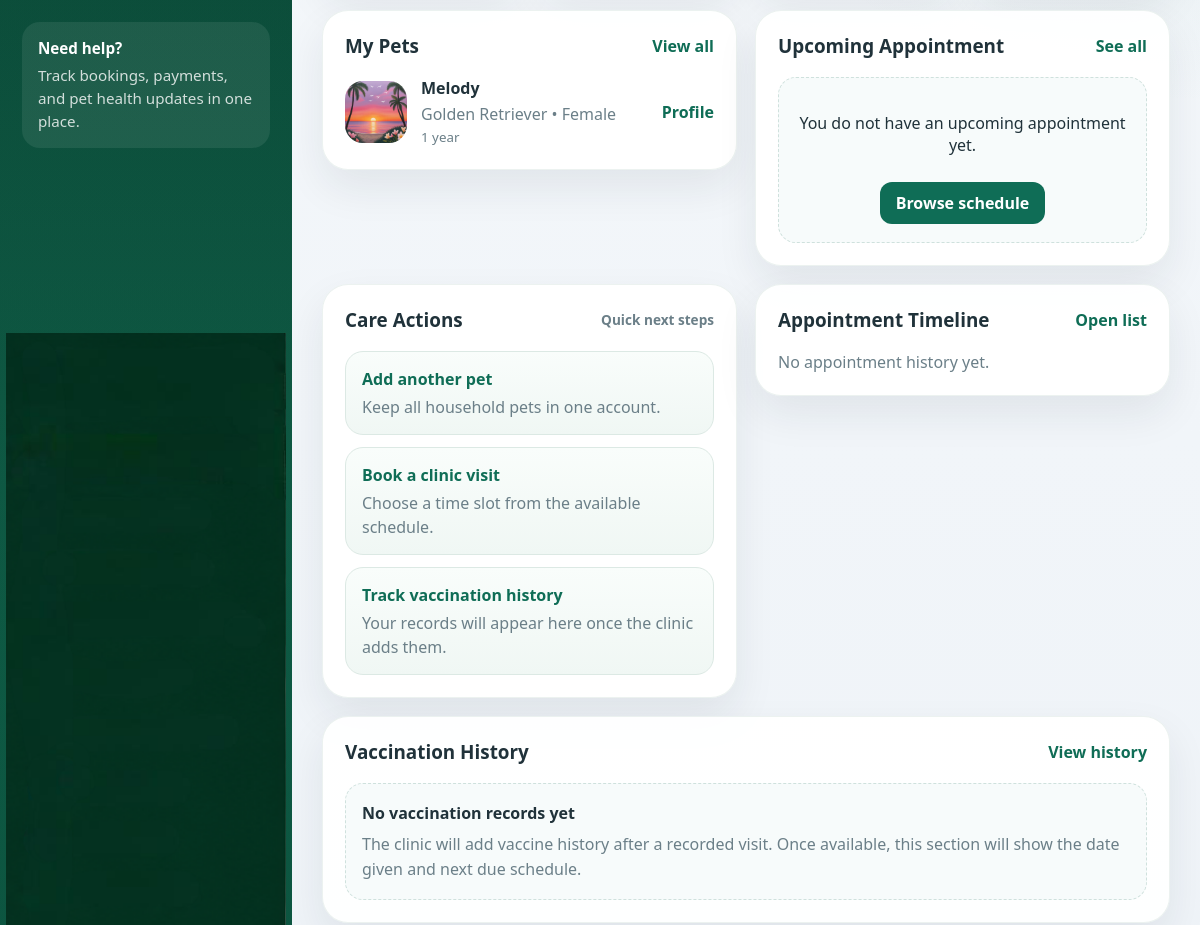
/home/ (signed in, middle part), run on an earlier commit of the app's database.
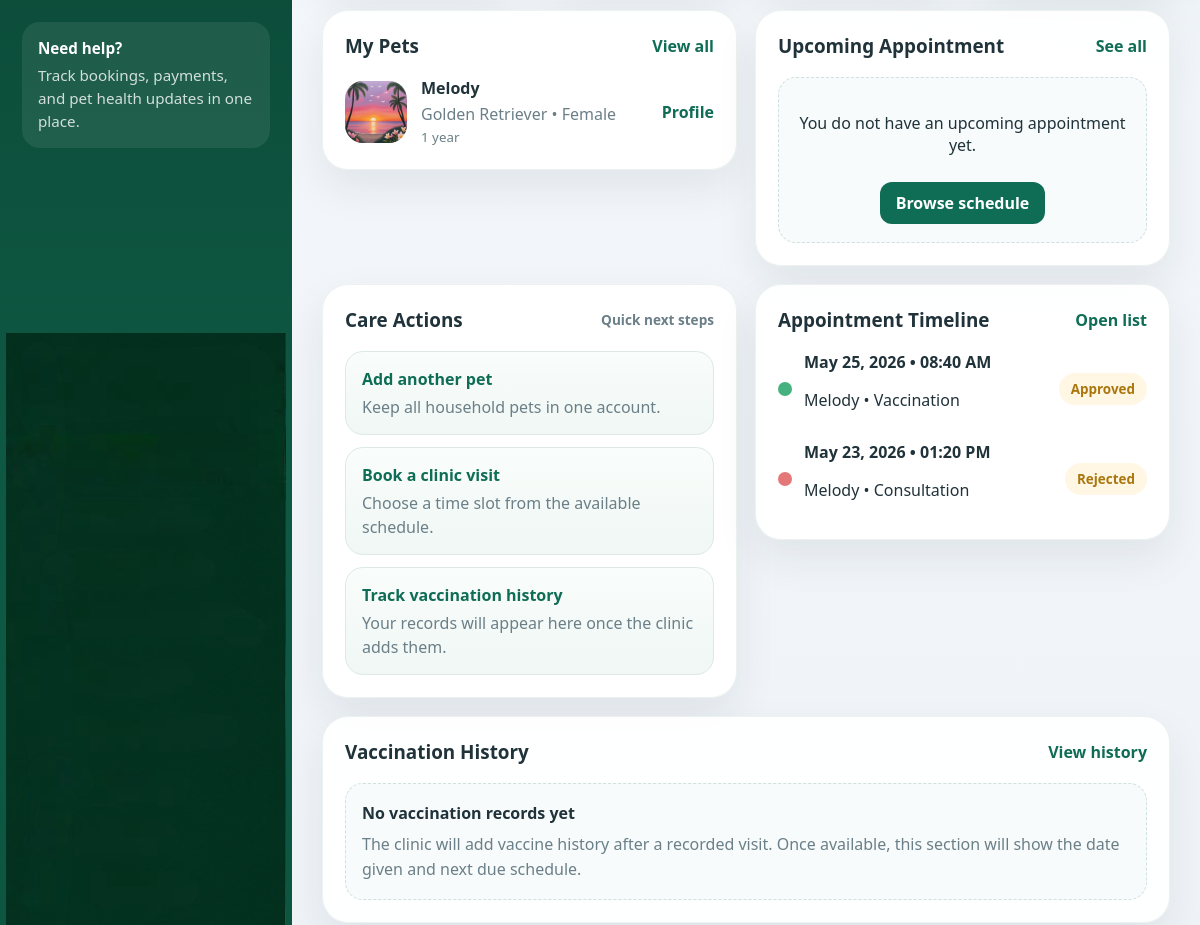
And on a later commit of the database.
### main/models.py (models this page shows, shortened)
class Pet(models.Model):
    owner = models.ForeignKey(User, on_delete=models.CASCADE)
    name = models.CharField(max_length=100)
    species = models.CharField(max_length=50)
    breed = models.CharField(max_length=100, blank=True, null=True)
    gender = models.CharField(max_length=10)
    color = models.CharField(max_length=50, blank=True, null=True)
    birthday = models.DateField(blank=True, null=True)
    age = models.PositiveIntegerField(default=0)
    weight = models.DecimalField(max_digits=5, decimal_places=2, blank=True, null=True)
    image = models.ImageField(upload_to='pets/', blank=True, null=True)
    is_active = models.BooleanField(default=True)  # Soft-delete flag
    def calculate_age(self):
        if self.birthday:
            today = date.today()
            years = today.year - self.birthday.year
            if (today.month, today.day) < (self.birthday.month, self.birthday.day):
                years -= 1
            return years
        return self.age

class Appointment(models.Model):
    APPOINTMENT_TYPES = [
        ('Vaccination', 'Vaccination'),
        ('Grooming', 'Grooming'),
        ('Check-up', 'Check-up'),
        ('Consultation', 'Consultation'),
    ]
    STATUS_CHOICES = [
        ('Pending', 'Pending'),
        ('Approved', 'Approved'),
        ('Rejected', 'Rejected'),
    ]
    PAYMENT_STATUS = [
        ('Unpaid', 'Unpaid'),
        ('Paid', 'Paid'),
    ]
    user = models.ForeignKey(User, on_delete=models.CASCADE)
    pet = models.ForeignKey(
        Pet,
        on_delete=models.SET_NULL,
        null=True,
        blank=True,
        related_name='appointments'
    )
    date = models.DateField()
    time = models.TimeField()
    appointment_type = models.CharField(
        max_length=20,
        choices=APPOINTMENT_TYPES
    )
    notes = models.TextField(blank=True)
    status = models.CharField(
        max_length=20,
        choices=STATUS_CHOICES,
        default='Pending'
    )
    payment_status = models.CharField(
        max_length=10,
        choices=PAYMENT_STATUS,
        default='Unpaid'
    )
    created_at = models.DateTimeField(auto_now_add=True)
    class Meta:
        ordering = ['date', 'time']

### main/views.py (the view)
# urls.py: 2. Add a URL to urlpatterns:  path('', views.home, name='home')
@login_required(login_url='login')
def home(request):
    today = timezone.localdate()
    pets = list(Pet.objects.filter(owner=request.user, is_active=True).order_by('name'))
    upcoming_appointments = list(
        Appointment.objects.filter(user=request.user, date__gte=today)
        .select_related('pet')
        .order_by('date', 'time')[:5]
    )
    recent_appointments = list(
        Appointment.objects.filter(user=request.user)
        .select_related('pet')
        .order_by('-date', '-time')[:4]
    )
    recent_vaccinations = list(
        Vaccination.objects.filter(pet__owner=request.user, pet__is_active=True)
        .select_related('pet')
        .order_by('-date_given')[:5]
    )
    pending_payments = list(
        Payment.objects.filter(appointment__user=request.user, status='pending')
        .select_related('appointment__pet')
        .order_by('-created_at')[:3]
    )
    for pet in pets[:3]:
        pet.display_age = pet.calculate_age() if pet.birthday else pet.age
    next_due_count = Vaccine.objects.filter(
        pet__owner=request.user,
        pet__is_active=True,
        next_due__isnull=False,
        next_due__gte=today,
    ).count()
    context = {
        'today': today,
        'pets': pets[:3],
        'total_pets': len(pets),
        'upcoming_appointments': upcoming_appointments,
        'upcoming_count': len(upcoming_appointments),
        'recent_appointments': recent_appointments,
        'recent_vaccinations': recent_vaccinations,
        'vaccination_count': len(recent_vaccinations),
        'next_due_count': next_due_count,
        'pending_payments': pending_payments,
        'pending_payment_count': len(pending_payments),
        'next_appointment': upcoming_appointments[0] if upcoming_appointments else None,
    }
    return render(request, 'clients/client_dashboard.html', context)

### main/templates/clients/client_dashboard.html (shortened to what the changed rows need)
{% load static %}
<!DOCTYPE html>
<html lang="en">
<head>
    <link rel="stylesheet" href="{% static 'css/clients/client_dashboard.css' %}">
</head>
<body>
    <main class="dashboard-shell">
        <section class="content-grid">
            <article class="panel panel-pets">
                <div class="pet-stack">
                    {% for pet in pets %}
                        <div class="pet-row">
                            {% if pet.image %}
                                <img src="{{ pet.image.url }}" alt="{{ pet.name }}">
                            {% else %}
                                <div class="pet-avatar">{{ pet.name|first|upper }}</div>
                            {% endif %}
                            <div>
                                <strong>{{ pet.name }}</strong>
                                <p>{{ pet.breed|default:pet.species }} • {{ pet.gender }}</p>
                                <small>{{ pet.display_age }} year{{ pet.display_age|pluralize }}</small>
                            </div>
                            <a href="{% url 'pet_detail' pet.id %}" class="mini-link">Profile</a>
                        </div>
                    {% empty %}
                        <div class="empty-panel">
                            <p>No pets added yet.</p>
                            <a href="{% url 'add_pet' %}" class="mini-button">Add your first pet</a>
                        </div>
                    {% endfor %}
                </div>
            </article>
            <article class="panel panel-list">
                <div class="timeline">
                    {% for appointment in recent_appointments %}
                        <div class="timeline-row">
                            <div class="timeline-dot {{ appointment.status|lower }}"></div>
                            <div>
                                <strong>{{ appointment.date|date:"M d, Y" }} • {{ appointment.time|time:"h:i A" }}</strong>
                                <p>{{ appointment.pet.name }} • {{ appointment.appointment_type }}</p>
                            </div>
                            <span class="line-status">{{ appointment.status }}</span>
                        </div>
                    {% empty %}
                        <p class="empty-copy">No appointment history yet.</p>
                    {% endfor %}
                </div>
            </article>
        </section>
    </main>
</body>
</html>

What changed in the data, as far as the page shows it:
added Appointment: date "May 25, 2026", time "08:40 AM", pet.name "Melody", appointment_type "Vaccination", status "Approved"
added Appointment: date "May 23, 2026", time "01:20 PM", pet.name "Melody", appointment_type "Consultation", status "Rejected"
Also different on the page:
text no longer shown: "No appointment history yet."
